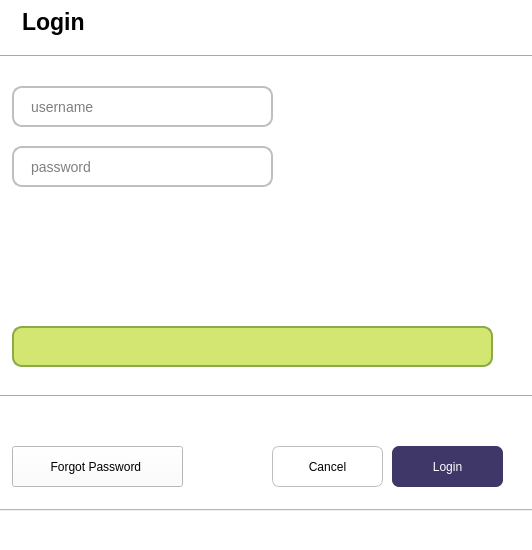
<?xml version="1.0" encoding="UTF-8"?>
<ui version="4.0">
 <class>LoginWindow</class>
 <widget class="QMainWindow" name="LoginWindow">
  <property name="geometry">
   <rect>
    <x>0</x>
    <y>0</y>
    <width>532</width>
    <height>550</height>
   </rect>
  </property>
  <property name="minimumSize">
   <size>
    <width>532</width>
    <height>550</height>
   </size>
  </property>
  <property name="maximumSize">
   <size>
    <width>532</width>
    <height>550</height>
   </size>
  </property>
  <property name="sizeIncrement">
   <size>
    <width>0</width>
    <height>0</height>
   </size>
  </property>
  <property name="windowTitle">
   <string>MainWindow</string>
  </property>
  <property name="styleSheet">
   <string notr="true">
background-color: rgb(255, 255, 255);</string>
  </property>
  <widget class="QWidget" name="centralwidget">
   <widget class="QTabWidget" name="tabWidget">
    <property name="geometry">
     <rect>
      <x>-10</x>
      <y>-40</y>
      <width>551</width>
      <height>551</height>
     </rect>
    </property>
    <property name="currentIndex">
     <number>1</number>
    </property>
    <widget class="QWidget" name="tab_1">
     <attribute name="title">
      <string>Страница</string>
     </attribute>
     <widget class="QPushButton" name="pushButton_3">
      <property name="geometry">
       <rect>
        <x>60</x>
        <y>180</y>
        <width>411</width>
        <height>41</height>
       </rect>
      </property>
      <property name="font">
       <font>
        <pointsize>16</pointsize>
        <bold>false</bold>
       </font>
      </property>
      <property name="cursor">
       <cursorShape>PointingHandCursor</cursorShape>
      </property>
      <property name="styleSheet">
       <string notr="true">QPushButton {
    background-color: rgb(63, 55, 104);
    border-radius: 15px;
    color: rgb(255, 255, 255);
font-weight: normal;
outline: none;

	
	

}

QPushButton:hover {
    background-color: rgb(60, 90, 156);
}
</string>
      </property>
      <property name="text">
       <string>Log in</string>
      </property>
     </widget>
     <widget class="QPushButton" name="pushButton_4">
      <property name="geometry">
       <rect>
        <x>60</x>
        <y>240</y>
        <width>411</width>
        <height>41</height>
       </rect>
      </property>
      <property name="font">
       <font>
        <pointsize>16</pointsize>
        <bold>false</bold>
       </font>
      </property>
      <property name="cursor">
       <cursorShape>PointingHandCursor</cursorShape>
      </property>
      <property name="styleSheet">
       <string notr="true">QPushButton {
    background-color: rgb(63, 55, 104);
    border-radius: 15px;
    color: rgb(255, 255, 255);
	font-weight: normal;
outline: none;



}

QPushButton:hover {
    background-color: rgb(60, 90, 156);
}
</string>
      </property>
      <property name="text">
       <string>Create account</string>
      </property>
     </widget>
     <widget class="QLabel" name="label">
      <property name="geometry">
       <rect>
        <x>160</x>
        <y>90</y>
        <width>181</width>
        <height>51</height>
       </rect>
      </property>
      <property name="styleSheet">
       <string notr="true">
color: rgb(0, 0, 0);
font-weight: bold;
font-size: 30px</string>
      </property>
      <property name="text">
       <string>         Start</string>
      </property>
      <property name="openExternalLinks">
       <bool>false</bool>
      </property>
     </widget>
     <widget class="QPushButton" name="pushButton_12">
      <property name="geometry">
       <rect>
        <x>170</x>
        <y>390</y>
        <width>201</width>
        <height>41</height>
       </rect>
      </property>
      <property name="cursor">
       <cursorShape>PointingHandCursor</cursorShape>
      </property>
      <property name="styleSheet">
       <string notr="true">QPushButton {
	font-weight: bold;
	color: rgb(47, 31, 41);
	font-size: 20px;
	border: none; /* убирает видимые границы */
	border-radius: 15px; /* делает углы кнопки закругленными */
outline: none;
}</string>
      </property>
      <property name="text">
       <string>Try first</string>
      </property>
     </widget>
     <widget class="QLabel" name="label_3">
      <property name="geometry">
       <rect>
        <x>380</x>
        <y>440</y>
        <width>58</width>
        <height>16</height>
       </rect>
      </property>
      <property name="text">
       <string>TextLabel</string>
      </property>
     </widget>
     <widget class="QLabel" name="label_2">
      <property name="geometry">
       <rect>
        <x>240</x>
        <y>440</y>
        <width>58</width>
        <height>41</height>
       </rect>
      </property>
      <property name="styleSheet">
       <string notr="true">color: rgb(128, 128, 128);</string>
      </property>
      <property name="text">
       <string>          |</string>
      </property>
     </widget>
     <widget class="QLabel" name="label_22">
      <property name="geometry">
       <rect>
        <x>20</x>
        <y>20</y>
        <width>81</width>
        <height>41</height>
       </rect>
      </property>
      <property name="text">
       <string/>
      </property>
      <property name="pixmap">
       <pixmap>../icons/Снимок экрана 2025-04-10 в 12.29.49.png</pixmap>
      </property>
      <property name="scaledContents">
       <bool>true</bool>
      </property>
     </widget>
     <widget class="QLabel" name="label_23">
      <property name="geometry">
       <rect>
        <x>240</x>
        <y>450</y>
        <width>31</width>
        <height>31</height>
       </rect>
      </property>
      <property name="text">
       <string/>
      </property>
      <property name="pixmap">
       <pixmap>../icons/Снимок экрана 2025-04-10 в 13.48.10.png</pixmap>
      </property>
      <property name="scaledContents">
       <bool>true</bool>
      </property>
     </widget>
     <widget class="QPushButton" name="pushButton_5">
      <property name="geometry">
       <rect>
        <x>60</x>
        <y>300</y>
        <width>411</width>
        <height>41</height>
       </rect>
      </property>
      <property name="font">
       <font>
        <pointsize>16</pointsize>
        <bold>false</bold>
       </font>
      </property>
      <property name="cursor">
       <cursorShape>PointingHandCursor</cursorShape>
      </property>
      <property name="styleSheet">
       <string notr="true">QPushButton {
    background-color: rgb(63, 55, 104);
    border-radius: 15px;
    color: rgb(255, 255, 255);
font-weight: normal;
outline: none;

	
	

}

QPushButton:hover {
    background-color: rgb(60, 90, 156);
}
</string>
      </property>
      <property name="text">
       <string>Log out</string>
      </property>
     </widget>
     <zorder>label_2</zorder>
     <zorder>pushButton_3</zorder>
     <zorder>pushButton_4</zorder>
     <zorder>label</zorder>
     <zorder>pushButton_12</zorder>
     <zorder>label_3</zorder>
     <zorder>label_22</zorder>
     <zorder>label_23</zorder>
     <zorder>pushButton_5</zorder>
    </widget>
    <widget class="QWidget" name="tab_4">
     <attribute name="title">
      <string>Tab 1</string>
     </attribute>
     <widget class="QPushButton" name="pushButton_9">
      <property name="geometry">
       <rect>
        <x>280</x>
        <y>460</y>
        <width>111</width>
        <height>41</height>
       </rect>
      </property>
      <property name="styleSheet">
       <string notr="true">
QPushButton {
	color: black;
	border: 1px solid rgb(191, 191, 191);
	background-color: white;
	border-radius:7px
	

	
	
}
</string>
      </property>
      <property name="text">
       <string>Cancel</string>
      </property>
     </widget>
     <widget class="QPushButton" name="pushButton_10">
      <property name="geometry">
       <rect>
        <x>400</x>
        <y>460</y>
        <width>111</width>
        <height>41</height>
       </rect>
      </property>
      <property name="styleSheet">
       <string notr="true">
QPushButton {
	color: white;
	background-color: rgb(63, 55, 104);
	border-radius:7px


	
	
}
</string>
      </property>
      <property name="text">
       <string>Login</string>
      </property>
     </widget>
     <widget class="QPushButton" name="pushButton_11">
      <property name="geometry">
       <rect>
        <x>20</x>
        <y>460</y>
        <width>171</width>
        <height>41</height>
       </rect>
      </property>
      <property name="styleSheet">
       <string notr="true">
QPushButton {
	color: black;
	border: 1px solid rgb(191, 191, 191);
	background-color: white;
	border-radius:7px
	

	
	
}
P</string>
      </property>
      <property name="text">
       <string>Forgot Password </string>
      </property>
     </widget>
     <widget class="QLineEdit" name="lineEdit_15">
      <property name="geometry">
       <rect>
        <x>20</x>
        <y>100</y>
        <width>261</width>
        <height>41</height>
       </rect>
      </property>
      <property name="font">
       <font>
        <pointsize>-1</pointsize>
       </font>
      </property>
      <property name="cursor">
       <cursorShape>IBeamCursor</cursorShape>
      </property>
      <property name="styleSheet">
       <string notr="true">QLineEdit {
    color: rgb(0, 0, 0);
    font-size: 14px;
    border-radius: 10px;
    padding-left: 15px;
    border: 2px solid rgb(191, 191, 191); /* Границы серого цвета */
    background-color: rgb(255, 255, 255);
}
</string>
      </property>
      <property name="text">
       <string/>
      </property>
      <property name="placeholderText">
       <string>username</string>
      </property>
     </widget>
     <widget class="QLineEdit" name="lineEdit_16">
      <property name="geometry">
       <rect>
        <x>20</x>
        <y>160</y>
        <width>261</width>
        <height>41</height>
       </rect>
      </property>
      <property name="font">
       <font>
        <pointsize>-1</pointsize>
       </font>
      </property>
      <property name="cursor">
       <cursorShape>IBeamCursor</cursorShape>
      </property>
      <property name="styleSheet">
       <string notr="true">QLineEdit {
    color: rgb(0, 0, 0);
    font-size: 14px;
    border-radius: 10px;
    padding-left: 15px;
    border: 2px solid rgb(191, 191, 191); /* Границы серого цвета */
    background-color: rgb(255, 255, 255);
}
</string>
      </property>
      <property name="text">
       <string/>
      </property>
      <property name="alignment">
       <set>Qt::AlignJustify|Qt::AlignVCenter</set>
      </property>
      <property name="placeholderText">
       <string>password</string>
      </property>
     </widget>
     <widget class="QFrame" name="frame_3">
      <property name="geometry">
       <rect>
        <x>-10</x>
        <y>400</y>
        <width>561</width>
        <height>20</height>
       </rect>
      </property>
      <property name="frameShape">
       <enum>QFrame::HLine</enum>
      </property>
      <property name="frameShadow">
       <enum>QFrame::Sunken</enum>
      </property>
      <property name="lineWidth">
       <number>1</number>
      </property>
     </widget>
     <widget class="QLabel" name="label_4">
      <property name="geometry">
       <rect>
        <x>30</x>
        <y>10</y>
        <width>101</width>
        <height>51</height>
       </rect>
      </property>
      <property name="styleSheet">
       <string notr="true">
color: rgb(0, 0, 0);
font-weight: bold;
font-size: 23px</string>
      </property>
      <property name="text">
       <string>Login</string>
      </property>
      <property name="openExternalLinks">
       <bool>false</bool>
      </property>
     </widget>
     <widget class="QFrame" name="frame_4">
      <property name="geometry">
       <rect>
        <x>-20</x>
        <y>60</y>
        <width>561</width>
        <height>20</height>
       </rect>
      </property>
      <property name="frameShape">
       <enum>QFrame::HLine</enum>
      </property>
      <property name="frameShadow">
       <enum>QFrame::Sunken</enum>
      </property>
      <property name="lineWidth">
       <number>1</number>
      </property>
     </widget>
     <widget class="QLabel" name="label_10">
      <property name="geometry">
       <rect>
        <x>20</x>
        <y>340</y>
        <width>481</width>
        <height>41</height>
       </rect>
      </property>
      <property name="styleSheet">
       <string notr="true">QLabel {
    color: rgb(154, 70, 74);
    font-size: 14px;
    border-radius: 10px;
    padding-left: 15px;
    border: 2px solid rgb(234, 214, 214); /* Границы серого цвета */
    background-color: rgb(239, 223, 222);
}
</string>
      </property>
      <property name="text">
       <string/>
      </property>
     </widget>
     <widget class="QLabel" name="label_11">
      <property name="geometry">
       <rect>
        <x>20</x>
        <y>340</y>
        <width>481</width>
        <height>41</height>
       </rect>
      </property>
      <property name="styleSheet">
       <string notr="true">QLabel {
    color: rgb(34, 139, 34); /* Зелёный цвет текста */
    font-size: 14px;
    border-radius: 10px;
    padding-left: 15px;
    border: 2px solid rgb(137,172,70); /* Границы */
    background-color: rgb(211,230,113);
}
</string>
      </property>
      <property name="text">
       <string/>
      </property>
     </widget>
    </widget>
    <widget class="QWidget" name="tab_2">
     <attribute name="title">
      <string>Tab 2</string>
     </attribute>
     <widget class="QLineEdit" name="lineEdit_9">
      <property name="geometry">
       <rect>
        <x>20</x>
        <y>160</y>
        <width>311</width>
        <height>41</height>
       </rect>
      </property>
      <property name="font">
       <font>
        <pointsize>-1</pointsize>
       </font>
      </property>
      <property name="cursor">
       <cursorShape>IBeamCursor</cursorShape>
      </property>
      <property name="styleSheet">
       <string notr="true">QLineEdit {
    color: rgb(0, 0, 0);
    font-size: 14px;
    border-radius: 10px;
    padding-left: 15px;
    border: 2px solid rgb(191, 191, 191); /* Границы серого цвета */
    background-color: rgb(255, 255, 255);
}
</string>
      </property>
      <property name="text">
       <string/>
      </property>
      <property name="alignment">
       <set>Qt::AlignJustify|Qt::AlignVCenter</set>
      </property>
      <property name="placeholderText">
       <string>email</string>
      </property>
     </widget>
     <widget class="QLineEdit" name="lineEdit_10">
      <property name="geometry">
       <rect>
        <x>20</x>
        <y>300</y>
        <width>311</width>
        <height>41</height>
       </rect>
      </property>
      <property name="font">
       <font>
        <pointsize>-1</pointsize>
       </font>
      </property>
      <property name="cursor">
       <cursorShape>IBeamCursor</cursorShape>
      </property>
      <property name="styleSheet">
       <string notr="true">QLineEdit {
    color: rgb(0, 0, 0);
    font-size: 14px;
    border-radius: 10px;
    padding-left: 15px;
    border: 2px solid rgb(191, 191, 191); /* Границы серого цвета */
    background-color: rgb(255, 255, 255);
}
</string>
      </property>
      <property name="text">
       <string/>
      </property>
      <property name="placeholderText">
       <string>phone number</string>
      </property>
     </widget>
     <widget class="QLineEdit" name="lineEdit_13">
      <property name="geometry">
       <rect>
        <x>20</x>
        <y>90</y>
        <width>311</width>
        <height>41</height>
       </rect>
      </property>
      <property name="font">
       <font>
        <pointsize>-1</pointsize>
       </font>
      </property>
      <property name="cursor">
       <cursorShape>IBeamCursor</cursorShape>
      </property>
      <property name="styleSheet">
       <string notr="true">QLineEdit {
    color: rgb(0, 0, 0);
    font-size: 14px;
    border-radius: 10px;
    padding-left: 15px;
    border: 2px solid rgb(191, 191, 191); /* Границы серого цвета */
    background-color: rgb(255, 255, 255);
}
</string>
      </property>
      <property name="text">
       <string/>
      </property>
      <property name="placeholderText">
       <string>username</string>
      </property>
     </widget>
     <widget class="QLineEdit" name="lineEdit_14">
      <property name="geometry">
       <rect>
        <x>20</x>
        <y>230</y>
        <width>311</width>
        <height>41</height>
       </rect>
      </property>
      <property name="font">
       <font>
        <pointsize>-1</pointsize>
       </font>
      </property>
      <property name="cursor">
       <cursorShape>IBeamCursor</cursorShape>
      </property>
      <property name="styleSheet">
       <string notr="true">QLineEdit {
    color: rgb(0, 0, 0);
    font-size: 14px;
    border-radius: 10px;
    padding-left: 15px;
    border: 2px solid rgb(191, 191, 191); /* Границы серого цвета */
    background-color: rgb(255, 255, 255);
}
</string>
      </property>
      <property name="text">
       <string/>
      </property>
      <property name="placeholderText">
       <string>password</string>
      </property>
     </widget>
     <widget class="QPushButton" name="pushButton_6">
      <property name="geometry">
       <rect>
        <x>410</x>
        <y>460</y>
        <width>111</width>
        <height>41</height>
       </rect>
      </property>
      <property name="styleSheet">
       <string notr="true">
QPushButton {
	color: white;
	background-color: rgb(63, 55, 104);
	border-radius:7px


	
	
}
</string>
      </property>
      <property name="text">
       <string>Sign up</string>
      </property>
     </widget>
     <widget class="QPushButton" name="pushButton_8">
      <property name="geometry">
       <rect>
        <x>280</x>
        <y>460</y>
        <width>111</width>
        <height>41</height>
       </rect>
      </property>
      <property name="styleSheet">
       <string notr="true">
QPushButton {
	color: black;
	border: 1px solid rgb(191, 191, 191);
	background-color: white;
	border-radius:7px
	

	
	
}
</string>
      </property>
      <property name="text">
       <string>Cancel</string>
      </property>
     </widget>
     <widget class="QFrame" name="frame">
      <property name="geometry">
       <rect>
        <x>0</x>
        <y>430</y>
        <width>561</width>
        <height>20</height>
       </rect>
      </property>
      <property name="frameShape">
       <enum>QFrame::HLine</enum>
      </property>
      <property name="frameShadow">
       <enum>QFrame::Sunken</enum>
      </property>
      <property name="lineWidth">
       <number>1</number>
      </property>
     </widget>
     <widget class="QLabel" name="label_5">
      <property name="geometry">
       <rect>
        <x>20</x>
        <y>20</y>
        <width>171</width>
        <height>51</height>
       </rect>
      </property>
      <property name="styleSheet">
       <string notr="true">
color: rgb(0, 0, 0);
font-weight: bold;
font-size: 23px</string>
      </property>
      <property name="text">
       <string>Create account</string>
      </property>
      <property name="openExternalLinks">
       <bool>false</bool>
      </property>
     </widget>
     <widget class="QFrame" name="frame_2">
      <property name="geometry">
       <rect>
        <x>-10</x>
        <y>60</y>
        <width>561</width>
        <height>20</height>
       </rect>
      </property>
      <property name="frameShape">
       <enum>QFrame::HLine</enum>
      </property>
      <property name="frameShadow">
       <enum>QFrame::Sunken</enum>
      </property>
      <property name="lineWidth">
       <number>1</number>
      </property>
     </widget>
     <widget class="QLabel" name="label_12">
      <property name="enabled">
       <bool>true</bool>
      </property>
      <property name="geometry">
       <rect>
        <x>340</x>
        <y>90</y>
        <width>191</width>
        <height>41</height>
       </rect>
      </property>
      <property name="styleSheet">
       <string notr="true">QLabel {
    color: rgb(154, 70, 74);
    font-size: 14px;
    border-radius: 10px;
    padding-left: 15px;
    border: 2px solid rgb(234, 214, 214); /* Границы серого цвета */
    background-color: rgb(239, 223, 222);
}
</string>
      </property>
      <property name="text">
       <string/>
      </property>
     </widget>
     <widget class="QLabel" name="label_13">
      <property name="enabled">
       <bool>true</bool>
      </property>
      <property name="geometry">
       <rect>
        <x>340</x>
        <y>230</y>
        <width>191</width>
        <height>41</height>
       </rect>
      </property>
      <property name="styleSheet">
       <string notr="true">QLabel {
    color: rgb(154, 70, 74);
    font-size: 14px;
    border-radius: 10px;
    padding-left: 15px;
    border: 2px solid rgb(234, 214, 214); /* Границы серого цвета */
    background-color: rgb(239, 223, 222);
}
</string>
      </property>
      <property name="text">
       <string/>
      </property>
     </widget>
     <widget class="QLabel" name="label_14">
      <property name="geometry">
       <rect>
        <x>340</x>
        <y>160</y>
        <width>191</width>
        <height>41</height>
       </rect>
      </property>
      <property name="styleSheet">
       <string notr="true">QLabel {
    color: rgb(154, 70, 74);
    font-size: 14px;
    border-radius: 10px;
    padding-left: 15px;
    border: 2px solid rgb(234, 214, 214); /* Границы серого цвета */
    background-color: rgb(239, 223, 222);
}
</string>
      </property>
      <property name="text">
       <string/>
      </property>
     </widget>
     <widget class="QLabel" name="label_15">
      <property name="geometry">
       <rect>
        <x>340</x>
        <y>300</y>
        <width>191</width>
        <height>41</height>
       </rect>
      </property>
      <property name="styleSheet">
       <string notr="true">QLabel {
    color: rgb(154, 70, 74);
    font-size: 14px;
    border-radius: 10px;
    padding-left: 15px;
    border: 2px solid rgb(234, 214, 214); /* Границы серого цвета */
    background-color: rgb(239, 223, 222);
}
</string>
      </property>
      <property name="text">
       <string/>
      </property>
     </widget>
    </widget>
    <widget class="QWidget" name="tab">
     <attribute name="title">
      <string>Страница</string>
     </attribute>
     <widget class="QLabel" name="label_18">
      <property name="geometry">
       <rect>
        <x>20</x>
        <y>20</y>
        <width>371</width>
        <height>51</height>
       </rect>
      </property>
      <property name="styleSheet">
       <string notr="true">
color: rgb(0, 0, 0);
font-weight: bold;
font-size: 23px</string>
      </property>
      <property name="text">
       <string>Write your email for reset the code</string>
      </property>
      <property name="openExternalLinks">
       <bool>false</bool>
      </property>
     </widget>
     <widget class="QFrame" name="frame_9">
      <property name="geometry">
       <rect>
        <x>0</x>
        <y>70</y>
        <width>561</width>
        <height>20</height>
       </rect>
      </property>
      <property name="frameShape">
       <enum>QFrame::HLine</enum>
      </property>
      <property name="frameShadow">
       <enum>QFrame::Sunken</enum>
      </property>
      <property name="lineWidth">
       <number>1</number>
      </property>
     </widget>
     <widget class="QFrame" name="frame_10">
      <property name="geometry">
       <rect>
        <x>10</x>
        <y>430</y>
        <width>561</width>
        <height>20</height>
       </rect>
      </property>
      <property name="frameShape">
       <enum>QFrame::HLine</enum>
      </property>
      <property name="frameShadow">
       <enum>QFrame::Sunken</enum>
      </property>
      <property name="lineWidth">
       <number>1</number>
      </property>
     </widget>
     <widget class="QLineEdit" name="lineEdit_17">
      <property name="geometry">
       <rect>
        <x>20</x>
        <y>110</y>
        <width>261</width>
        <height>41</height>
       </rect>
      </property>
      <property name="font">
       <font>
        <pointsize>-1</pointsize>
       </font>
      </property>
      <property name="cursor">
       <cursorShape>IBeamCursor</cursorShape>
      </property>
      <property name="styleSheet">
       <string notr="true">QLineEdit {
    color: rgb(0, 0, 0);
    font-size: 14px;
    border-radius: 10px;
    padding-left: 15px;
    border: 2px solid rgb(191, 191, 191); /* Границы серого цвета */
    background-color: rgb(255, 255, 255);
}
</string>
      </property>
      <property name="text">
       <string/>
      </property>
      <property name="placeholderText">
       <string>email</string>
      </property>
     </widget>
     <widget class="QLabel" name="label_19">
      <property name="geometry">
       <rect>
        <x>30</x>
        <y>350</y>
        <width>481</width>
        <height>41</height>
       </rect>
      </property>
      <property name="styleSheet">
       <string notr="true">QLabel {
    color: rgb(34, 139, 34); /* Зелёный цвет текста */
    font-size: 14px;
    border-radius: 10px;
    padding-left: 15px;
    border: 2px solid rgb(137,172,70); /* Границы */
    background-color: rgb(211,230,113);
}
</string>
      </property>
      <property name="text">
       <string/>
      </property>
     </widget>
     <widget class="QPushButton" name="pushButton_17">
      <property name="geometry">
       <rect>
        <x>270</x>
        <y>470</y>
        <width>121</width>
        <height>41</height>
       </rect>
      </property>
      <property name="styleSheet">
       <string notr="true">
QPushButton {
	color: white;
	background-color: rgb(56, 82 , 151);
	border-radius:7px


	
	
}
</string>
      </property>
      <property name="text">
       <string>Send code</string>
      </property>
     </widget>
     <widget class="QPushButton" name="pushButton_18">
      <property name="geometry">
       <rect>
        <x>150</x>
        <y>470</y>
        <width>111</width>
        <height>41</height>
       </rect>
      </property>
      <property name="styleSheet">
       <string notr="true">
QPushButton {
	color: black;
	border: 1px solid rgb(191, 191, 191);
	background-color: white;
	border-radius:7px
	

	
	
}
</string>
      </property>
      <property name="text">
       <string>Cancel</string>
      </property>
     </widget>
     <widget class="QLabel" name="label_20">
      <property name="geometry">
       <rect>
        <x>30</x>
        <y>350</y>
        <width>481</width>
        <height>41</height>
       </rect>
      </property>
      <property name="styleSheet">
       <string notr="true">QLabel {
    color: rgb(154, 70, 74);
    font-size: 14px;
    border-radius: 10px;
    padding-left: 15px;
    border: 2px solid rgb(234, 214, 214); /* Границы серого цвета */
    background-color: rgb(239, 223, 222);
}
</string>
      </property>
      <property name="text">
       <string/>
      </property>
     </widget>
     <widget class="QLineEdit" name="lineEdit_18">
      <property name="geometry">
       <rect>
        <x>20</x>
        <y>170</y>
        <width>261</width>
        <height>41</height>
       </rect>
      </property>
      <property name="font">
       <font>
        <pointsize>-1</pointsize>
       </font>
      </property>
      <property name="cursor">
       <cursorShape>IBeamCursor</cursorShape>
      </property>
      <property name="styleSheet">
       <string notr="true">QLineEdit {
    color: rgb(0, 0, 0);
    font-size: 14px;
    border-radius: 10px;
    padding-left: 15px;
    border: 2px solid rgb(191, 191, 191); /* Границы серого цвета */
    background-color: rgb(255, 255, 255);
}
</string>
      </property>
      <property name="text">
       <string/>
      </property>
      <property name="placeholderText">
       <string>code</string>
      </property>
     </widget>
     <widget class="QPushButton" name="pushButton_32">
      <property name="geometry">
       <rect>
        <x>400</x>
        <y>470</y>
        <width>121</width>
        <height>41</height>
       </rect>
      </property>
      <property name="styleSheet">
       <string notr="true">
QPushButton {
	color: white;
	background-color: rgb(56, 82 , 151);
	border-radius:7px


	
	
}
</string>
      </property>
      <property name="text">
       <string>Check code</string>
      </property>
     </widget>
    </widget>
    <widget class="QWidget" name="tab_3">
     <attribute name="title">
      <string>Страница</string>
     </attribute>
     <widget class="QLineEdit" name="lineEdit_29">
      <property name="geometry">
       <rect>
        <x>20</x>
        <y>170</y>
        <width>261</width>
        <height>41</height>
       </rect>
      </property>
      <property name="font">
       <font>
        <pointsize>-1</pointsize>
       </font>
      </property>
      <property name="cursor">
       <cursorShape>IBeamCursor</cursorShape>
      </property>
      <property name="styleSheet">
       <string notr="true">QLineEdit {
    color: rgb(0, 0, 0);
    font-size: 14px;
    border-radius: 10px;
    padding-left: 15px;
    border: 2px solid rgb(191, 191, 191); /* Границы серого цвета */
    background-color: rgb(255, 255, 255);
}
</string>
      </property>
      <property name="text">
       <string/>
      </property>
      <property name="placeholderText">
       <string>confirm password</string>
      </property>
     </widget>
     <widget class="QLineEdit" name="lineEdit_30">
      <property name="geometry">
       <rect>
        <x>20</x>
        <y>110</y>
        <width>261</width>
        <height>41</height>
       </rect>
      </property>
      <property name="font">
       <font>
        <pointsize>-1</pointsize>
       </font>
      </property>
      <property name="cursor">
       <cursorShape>IBeamCursor</cursorShape>
      </property>
      <property name="styleSheet">
       <string notr="true">QLineEdit {
    color: rgb(0, 0, 0);
    font-size: 14px;
    border-radius: 10px;
    padding-left: 15px;
    border: 2px solid rgb(191, 191, 191); /* Границы серого цвета */
    background-color: rgb(255, 255, 255);
}
</string>
      </property>
      <property name="text">
       <string/>
      </property>
      <property name="placeholderText">
       <string>password</string>
      </property>
     </widget>
     <widget class="QLabel" name="label_41">
      <property name="geometry">
       <rect>
        <x>20</x>
        <y>10</y>
        <width>181</width>
        <height>51</height>
       </rect>
      </property>
      <property name="styleSheet">
       <string notr="true">
color: rgb(0, 0, 0);
font-weight: bold;
font-size: 23px</string>
      </property>
      <property name="text">
       <string>Reset password</string>
      </property>
      <property name="openExternalLinks">
       <bool>false</bool>
      </property>
     </widget>
     <widget class="QFrame" name="frame_21">
      <property name="geometry">
       <rect>
        <x>10</x>
        <y>60</y>
        <width>561</width>
        <height>20</height>
       </rect>
      </property>
      <property name="frameShape">
       <enum>QFrame::HLine</enum>
      </property>
      <property name="frameShadow">
       <enum>QFrame::Sunken</enum>
      </property>
      <property name="lineWidth">
       <number>1</number>
      </property>
     </widget>
     <widget class="QFrame" name="frame_22">
      <property name="geometry">
       <rect>
        <x>0</x>
        <y>420</y>
        <width>561</width>
        <height>20</height>
       </rect>
      </property>
      <property name="frameShape">
       <enum>QFrame::HLine</enum>
      </property>
      <property name="frameShadow">
       <enum>QFrame::Sunken</enum>
      </property>
      <property name="lineWidth">
       <number>1</number>
      </property>
     </widget>
     <widget class="QPushButton" name="pushButton_31">
      <property name="geometry">
       <rect>
        <x>400</x>
        <y>460</y>
        <width>121</width>
        <height>41</height>
       </rect>
      </property>
      <property name="styleSheet">
       <string notr="true">
QPushButton {
	color: white;
	background-color: rgb(63, 55, 104);
	border-radius:7px


	
	
}
</string>
      </property>
      <property name="text">
       <string>Change</string>
      </property>
     </widget>
     <widget class="QLabel" name="label_21">
      <property name="geometry">
       <rect>
        <x>30</x>
        <y>350</y>
        <width>481</width>
        <height>41</height>
       </rect>
      </property>
      <property name="styleSheet">
       <string notr="true">QLabel {
    color: rgb(154, 70, 74);
    font-size: 14px;
    border-radius: 10px;
    padding-left: 15px;
    border: 2px solid rgb(234, 214, 214); /* Границы серого цвета */
    background-color: rgb(239, 223, 222);
}
</string>
      </property>
      <property name="text">
       <string/>
      </property>
     </widget>
    </widget>
   </widget>
  </widget>
  <widget class="QMenuBar" name="menubar">
   <property name="geometry">
    <rect>
     <x>0</x>
     <y>0</y>
     <width>532</width>
     <height>21</height>
    </rect>
   </property>
  </widget>
  <widget class="QStatusBar" name="statusbar"/>
 </widget>
 <resources/>
 <connections/>
</ui>
